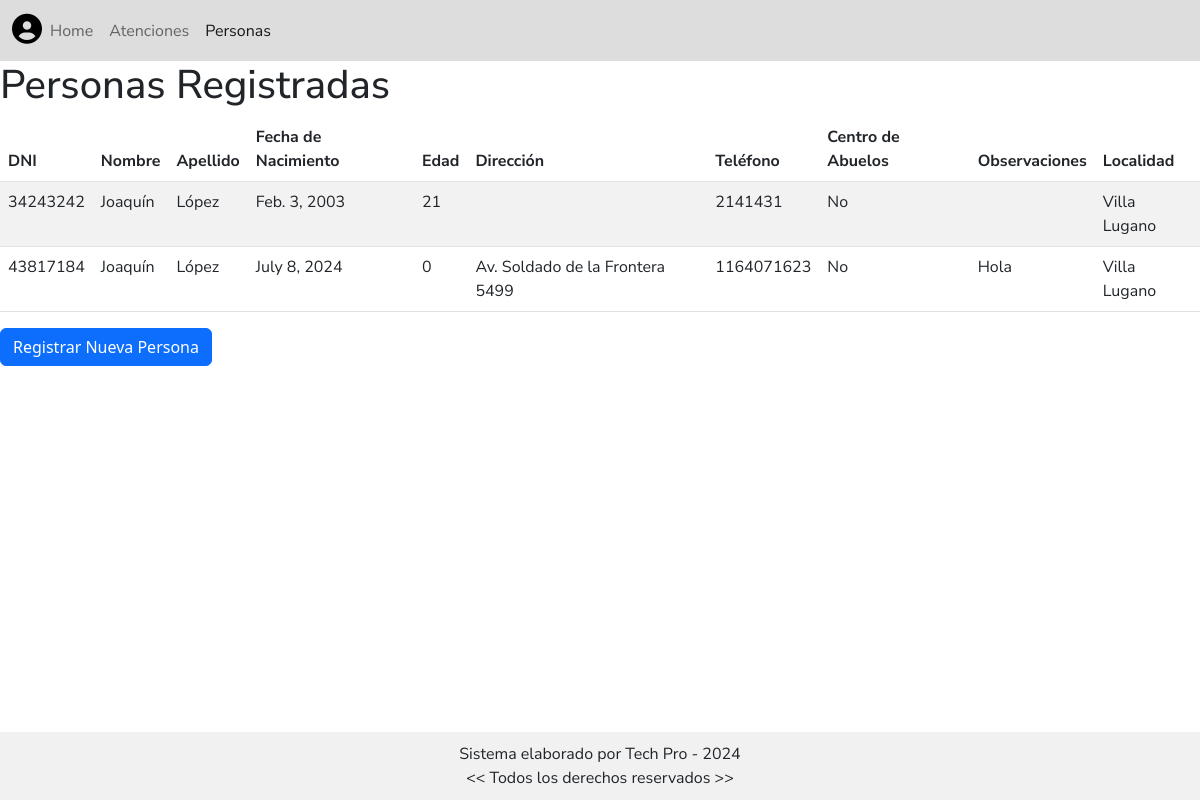
The page /view/persons (signed in) on the database its author committed.
### apps/personas/models.py (models this page shows, shortened)
class Person (models.Model) :
    person_dni = models.IntegerField('DNI', primary_key=True, unique=True)
    person_name = models.CharField('Nombre' , max_length=50)
    person_surname = models.CharField('Apellido' , max_length=50)
    person_birthdate = models.DateField('Fecha de nacimiento')
    person_address = models.CharField('Dirección', max_length=100)
    person_phone = models.IntegerField('Teléfono')
    person_bg_center = models.BooleanField('¿Pertenece al Centro de abuelos?')
    person_observations = models.TextField('Observaciones', blank=True)
    locality_id = models.ForeignKey(Locality, on_delete=models.CASCADE, verbose_name='Localidad')
    class Meta:
        ordering = ['person_surname','person_name']
        verbose_name = 'Persona'
        verbose_name_plural = 'Personas'
    def age(self):
        today = date.today()
        age = today.year - self.person_birthdate.year - ((today.month, today.day) < (self.person_birthdate.month, self.person_birthdate.day))
        return age

class Locality (models.Model) :
    locality_id = models.AutoField('ID Localidad', primary_key=True)
    locality_name = models.CharField('Nombre Localidad', max_length=40)
    province_id = models.ForeignKey(Province, on_delete=models.CASCADE, verbose_name='Provincia')
    class Meta:
        ordering = ['locality_name']
        verbose_name = 'Localidad'
        verbose_name_plural = 'Localidades'
    def __str__(self):
        return self.locality_name

### apps/personas/views.py (the view)
# urls.py: path('view/persons', viewPersons),
@login_required
def viewPersons(request):
    try:
        people = Person.objects.all()
        return render(request, 'personas/view.html', {
            'people': people
        })
    except Exception as e:
        return render(request, 'personas/view.html', {
            'error': 'No se pudieron cargar las personas.',
        })

### templates/personas/view.html (shortened to what this page needs)
{%load static%}
<!DOCTYPE html>
<html lang="en">
<head>
    <link rel="stylesheet" href="https://cdnjs.cloudflare.com/ajax/libs/animate.css/4.1.1/animate.min.css"/>
    <link href="https://cdn.jsdelivr.net/npm/bootstrap@5.2.0-beta1/dist/css/bootstrap.min.css" rel="stylesheet">
    <link rel="stylesheet" href="{% static 'css/style.css' %}">
</head>
<body class="body_home">
    <header class="body_header">
        <nav class="navbar navbar-expand-lg bg-body-tertiary">
            <div class="container-fluid">
                <button id="user_toggle_button" class="navbar_user_button" style="border: none;background-color: transparent;font-size: 30px;"><i class="fa-solid fa-circle-user list-icons"></i></button>
                <div class="collapse navbar-collapse" id="navbarTogglerDemo03">
                    <ul class="navbar-nav me-auto mb-2 mb-lg-0">
                        <li class="nav-item">
                            <a class="nav-link" aria-current="page" href="/">Home</a>
                        </li>
                        <li class="nav-item">
                            <a class="nav-link" href="/view/atentions">Atenciones</a>
                        </li>
                        <li class="nav-item">
                            <a class="nav-link active" href="/view/persons">Personas</a>
                        </li>
                    </ul>
                </div>
            </div>
        </nav>
    </header>
    <h1>Personas Registradas</h1>
    <table class="table table-striped">
        <thead>
            <tr>
                <th>DNI</th>
                <th>Nombre</th>
                <th>Apellido</th>
                <th>Fecha de Nacimiento</th>
                <th>Edad</th>
                <th>Dirección</th>
                <th>Teléfono</th>
                <th>Centro de Abuelos</th>
                <th>Observaciones</th>
                <th>Localidad</th>
            </tr>
        </thead>
        <tbody>
            {% for person in people %}
                <tr>
                    <td>{{ person.person_dni }}</td>
                    <td>{{ person.person_name }}</td>
                    <td>{{ person.person_surname }}</td>
                    <td>{{ person.person_birthdate }}</td>
                    <td>{{ person.age }}</td>
                    <td>{{ person.person_address }}</td>
                    <td>{{ person.person_phone }}</td>
                    <td>{{ person.person_bg_center|yesno:"Sí,No" }}</td>
                    <td>{{ person.person_observations }}</td>
                    <td>{{ person.locality_id }}</td>
                </tr>
            {% empty %}
                <tr>
                    <td colspan="9">No hay personas registradas.</td>
                </tr>
            {% endfor %}
        </tbody>
    </table>
    <a href="/register/person" class="btn btn-primary">Registrar Nueva Persona</a>
    <footer class="footer_log_in">
        <p>Sistema elaborado por Tech Pro - 2024</p>
        <p><< Todos los derechos reservados >></p>
    </footer>
</body>
</html>

### public/css/style.css (style rules this page uses)
* { font-family: "Nunito Sans", sans-serif; box-sizing: border-box; margin: 0; padding: 0; }
.footer_log_in { width: 100%; text-align: center; background-color: #f1f1f1; padding: 10px; position: absolute; bottom: 0; margin-bottom: 0; }
.footer_log_in p { margin: 0; }
.navbar { background-color: #ddd; }
#user_toggle_button { border: none; background-color: transparent; font-size: 20px; cursor: pointer; }

### rows shown on the page
Person: person_dni "34243242", person_name "Joaquín", person_surname "López", person_birthdate "Feb. 3, 2003", age "21", person_phone "2141431", person_bg_center "No", locality_id "Villa Lugano"
Person: person_dni "43817184", person_name "Joaquín", person_surname "López", person_birthdate "July 8, 2024", age "0", person_address "Av. Soldado de la Frontera 5499", person_phone "1164071623", person_bg_center "No", person_observations "Hola", locality_id "Villa Lugano"
